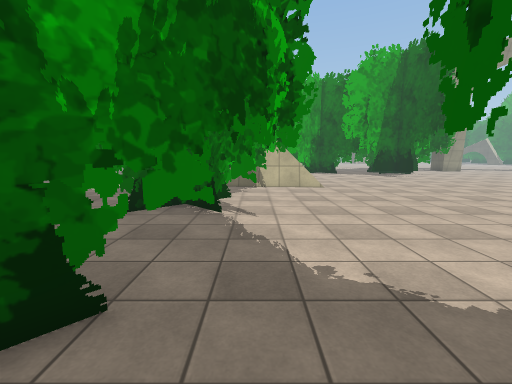
[1] (above)

24 first-person views from a walk through a scene from a Unity 3-D project. The camera is 1.5 m above the floor, tilts 8° down and sees 90° across. The floor is counted in squares, 1 m on a side. Each view is taken from the middle of a square. On the plan, view 1 faces up. The plan holds only what a view shows up to about 13 squares ahead; the rest is blank. The place goes on beyond the plan. The player is left out. Some animated figures are left out. Some surface patterns are stand-ins.

[2]
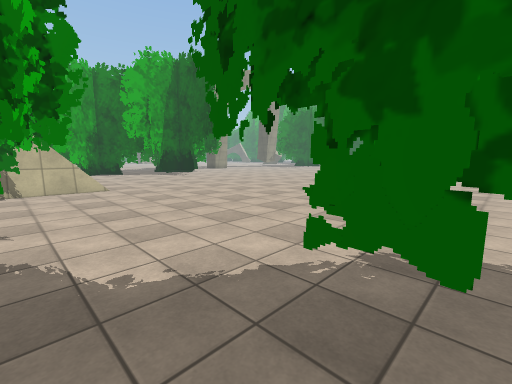

[3]
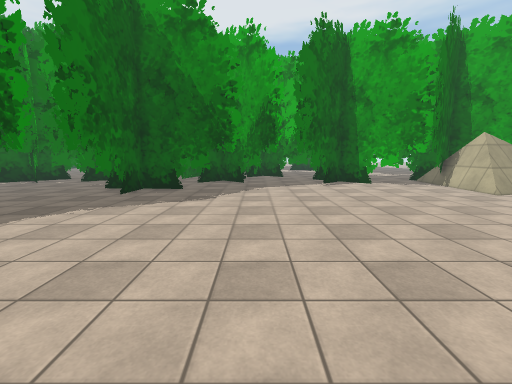

[4]
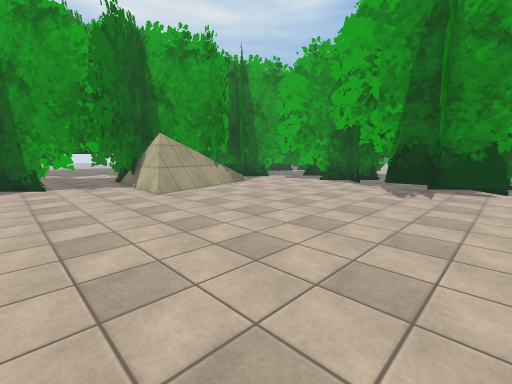

[5]
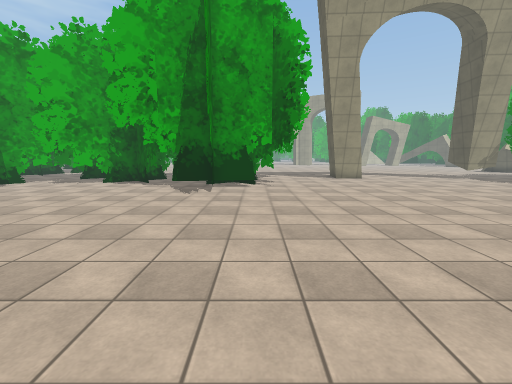

[6]
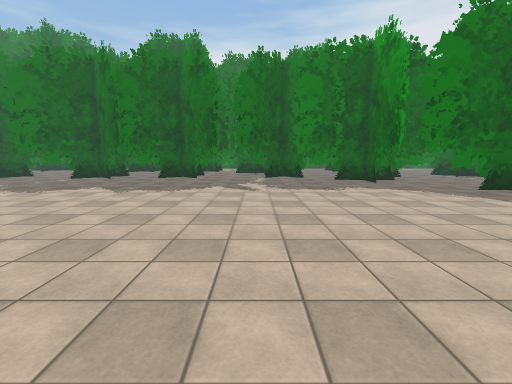

[7]
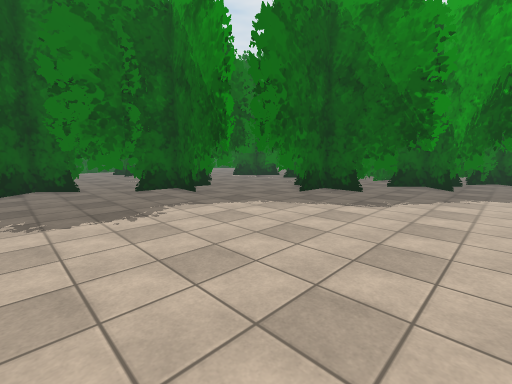

[8]
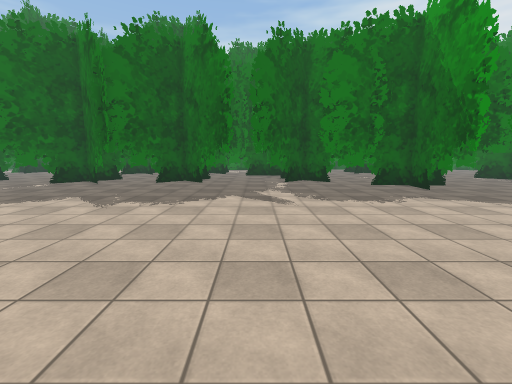

[9]
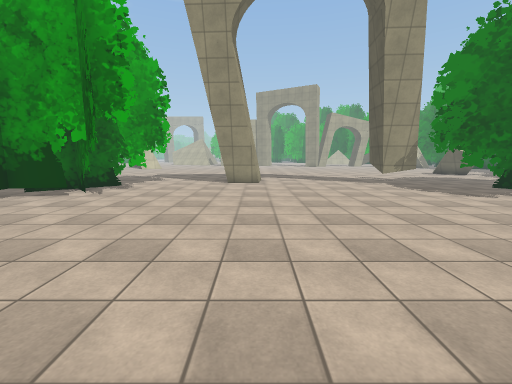

[10]
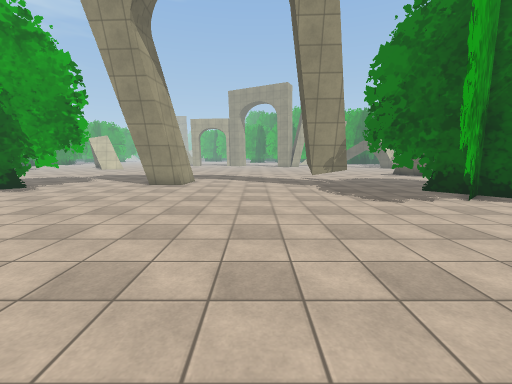

[11]
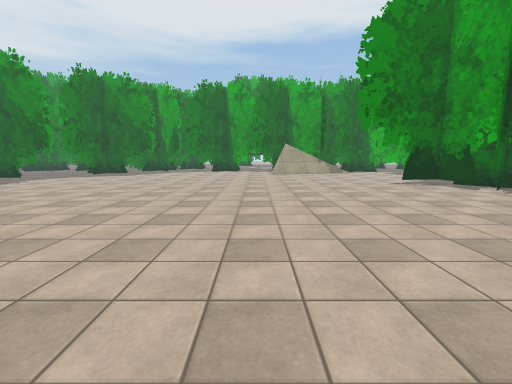

[12]
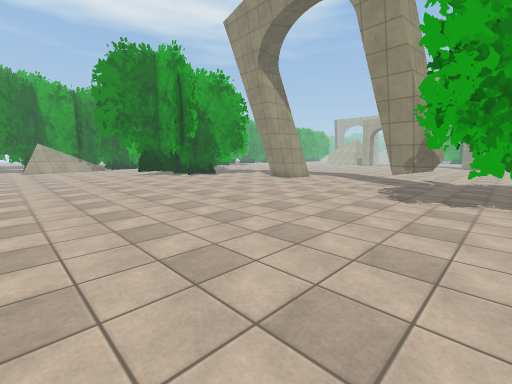

[13]
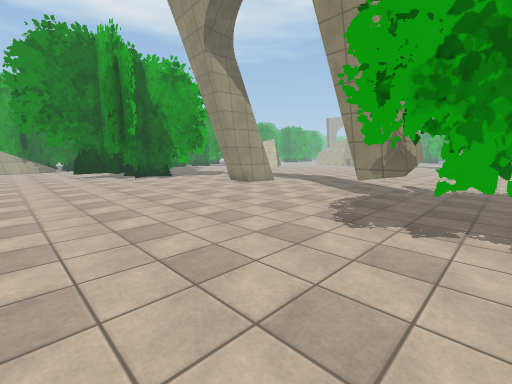

[14]
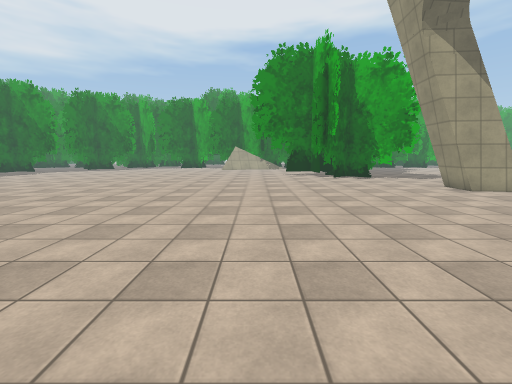

[15]
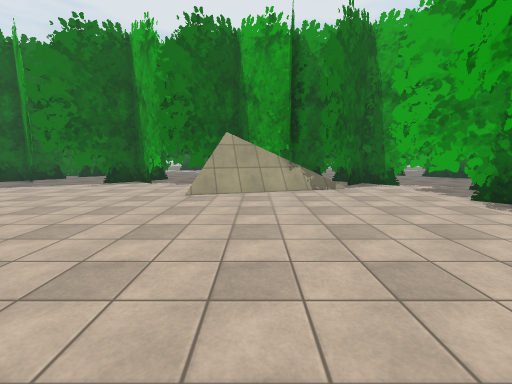

[16]
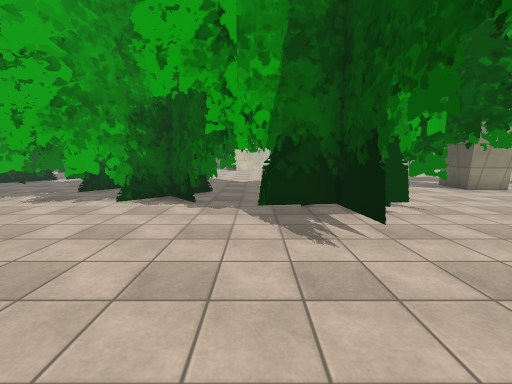

[17]
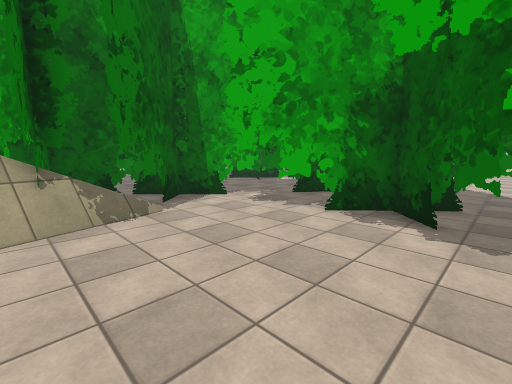

[18]
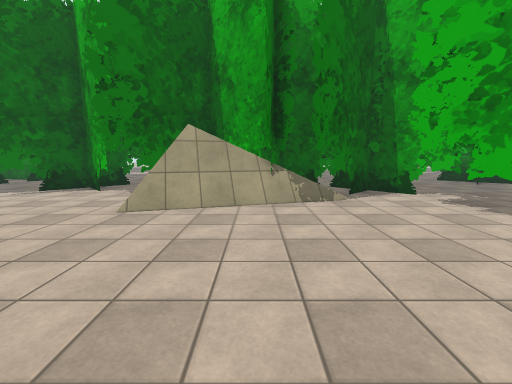

[19]
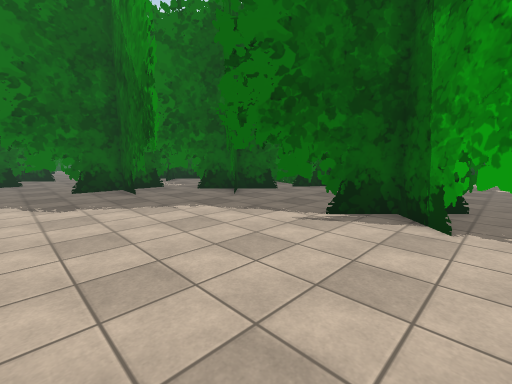

[20]
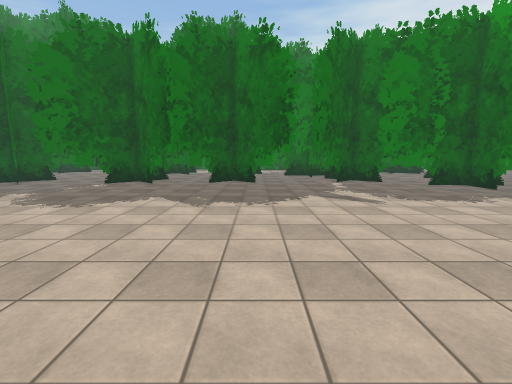

[21]
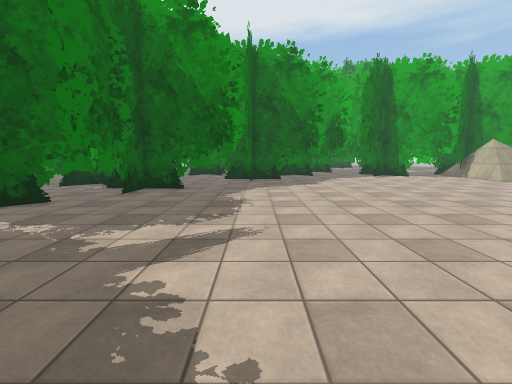

[22]
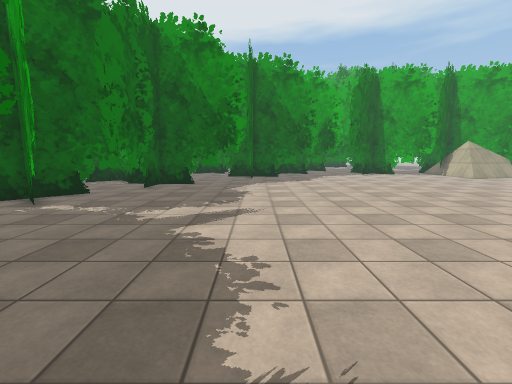

[23]
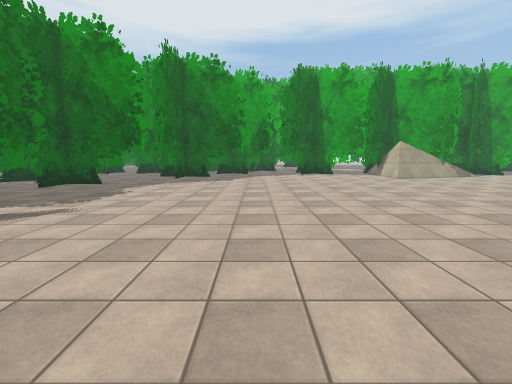

[24]
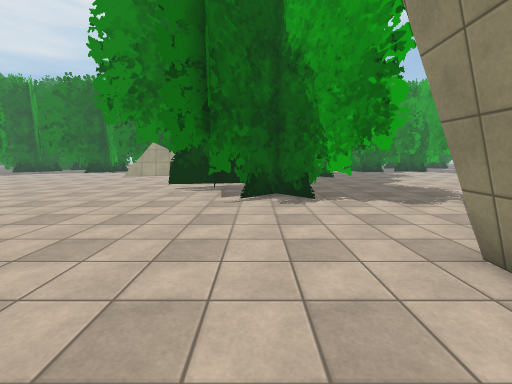

### Floor plan
Key: @ floor where view 1 was taken; # wall or solid block; . floor; = window, fence, low wall or low ledge; T thing the floor can be seen under or through.
Columns run from 3 left of view 1 to 31 right of it. Each row starts with its distance up from view 1.
 25    ..T    #    ..#...###......##.
 24  #..T    ##    ##................#.
 23   .TT   ###   ##..................#
 22   #T  TT .##   #...................
 21       T....#  ##TT ...............T
 20     # ....  ####.T................T
 19     #.........#... ..............T.
 18     = ........#....................
 17     ##........ ....................
 16     ##........ ....................
 15     ##.............................
 14     ##=............................
 13    ###=............................
 12    #..............................
 11    ##............................ .
 10   ##.........................
  9  ##.........................
  8  #.........................
  7  TT.......................
  6   TT.....................
  5     T...................
  4    T....................
  3  ##......................
  2 ##..#.....................
  1 #...#.....................
  0 ##.@#......................
 -1  ##.#.......................
 -2   #####......................
 -3     #..#=#....................
 -4     #....#.....................
 -5     #....#.....................
 -6      ....#.............. .....
 -7       ######## ..   ....  ...

Positions as (right, up) in squares from view 1, and headings:
1: (0, 0), facing up
2: (0, 0), facing up-right
3: (13, 3), facing left
4: (13, 8), facing up-left
5: (13, 8), facing up
6: (13, 9), facing down
7: (12, 4), facing down-left
8: (14, 6), facing down
9: (20, 11), facing up
10: (24, 12), facing up
11: (24, 11), facing left
12: (31, 11), facing up-left
13: (31, 15), facing up-left
14: (31, 16), facing left
15: (13, 15), facing left
16: (9, 14), facing up
17: (8, 16), facing up-left
18: (10, 16), facing left
19: (5, 10), facing down-left
20: (17, 6), facing down
21: (18, -2), facing left
22: (20, -2), facing left
23: (20, 3), facing left
24: (22, 22), facing left
